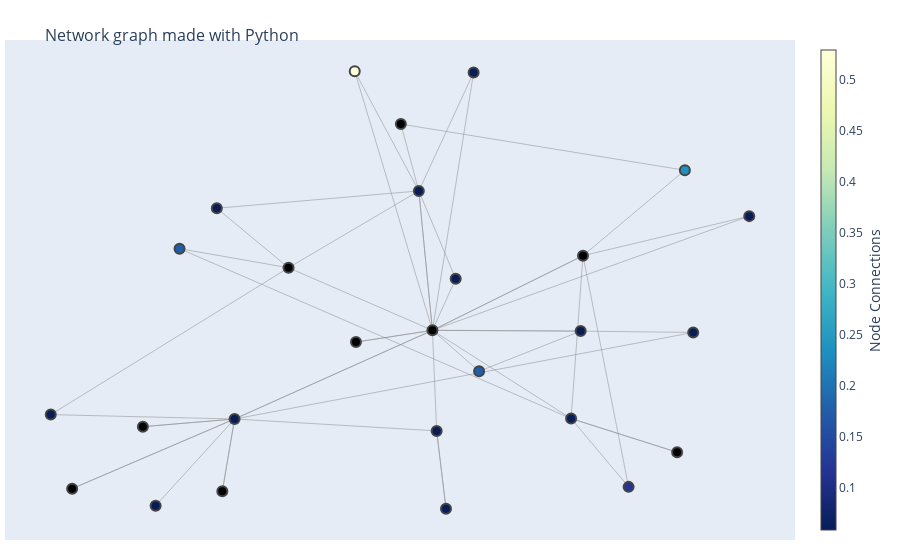

Here is the notebook cell this chart was saved with:
### Code cell
fig = go.Figure(data=[edge_trace, node_trace],
             layout=go.Layout(
                title='<br>Network graph made with Python',
                titlefont_size=16,
                showlegend=False,
                hovermode='closest',
                margin=dict(b=20,l=5,r=5,t=40),
                # annotations=[ dict(
                #     text="Python code: <a href='https://plotly.com/ipython-notebooks/network-graphs/'> https://plotly.com/ipython-notebooks/network-graphs/</a>",
                #     showarrow=False,
                #     xref="paper", yref="paper",
                #     x=0.005, y=-0.002 ) ],
                xaxis=dict(showgrid=False, zeroline=False, showticklabels=False),
                yaxis=dict(showgrid=False, zeroline=False, showticklabels=False))
                )
fig.show()

### Figure 1 — Plotly figure (JSON) as saved in the notebook; plotly's stock layout.template omitted (floating-point values rounded to 4 significant figures)
{"data": [{"hoverinfo": "none", "line": {"color": "#888", "width": 0.5}, "mode": "lines", "type": "scatter", "x": [-0.6616, -0.4537, 0.7542, 0.4578, 0.1903, 0.06739, 0.9018, 0.4639, 0.584, 0.4326, -0.5987, -0.3116, -0.9379, -0.4537, 0.07855, 0.1031, 0.07855, 0.06739, 0.4578, 0.06739, -0.1373, 0.03159, 0.1286, 0.06739, -0.4537, -0.486, -0.4537, -0.8816, -0.4537, -0.6952, -0.4537, 0.06739, 0.1759, 0.03159, -0.5005, -0.3116, 0.03159, 0.06739, 0.03159, -0.01579, 0.7322, 0.4639, 0.4326, 0.7119, 0.4326, 0.06739, 0.06739, 0.4639, 0.06739, -0.134, 0.06739, -0.3116], "y": [-0.6923, -0.3547, -0.01757, -0.01228, -0.1687, -0.009126, 0.4356, 0.2815, -0.6191, -0.3529, 0.3089, 0.2345, -0.3376, -0.3547, -0.401, -0.7043, -0.401, -0.009126, -0.01228, -0.009126, 1, 0.5337, 0.1915, -0.009126, -0.3547, -0.6362, -0.3547, -0.6261, -0.3547, -0.3845, -0.3547, -0.009126, 0.9951, 0.5337, 0.4664, 0.2345, 0.5337, -0.009126, 0.5337, 0.7942, 0.6143, 0.2815, -0.3529, -0.4842, -0.3529, -0.009126, -0.009126, 0.2815, -0.009126, -0.05512, -0.009126, 0.2345]}, {"hoverinfo": "text", "marker": {"cmax": 0.5294, "cmin": 0.05882, "color": [0.05882, 0.05882, 0.1765, 0.05882, 0.1176, 0.1765, 0.05882, 0.05882, 0.05882, 0.5294, 0.05882, 0.05882, 0.05882, 0.05882, 0.05882, 0.05882, 0.2353, 0.05882], "colorbar": {"thickness": 15, "title": {"side": "right", "text": "Node Connections"}, "xanchor": "left"}, "colorscale": [[0, "rgb(255,255,217)"], [0.125, "rgb(237,248,177)"], [0.25, "rgb(199,233,180)"], [0.375, "rgb(127,205,187)"], [0.5, "rgb(65,182,196)"], [0.625, "rgb(29,145,192)"], [0.75, "rgb(34,94,168)"], [0.875, "rgb(37,52,148)"], [1, "rgb(8,29,88)"]], "line": {"width": 2}, "reversescale": true, "showscale": true, "size": 10}, "mode": "markers", "text": ["Node: 'C02D5.3'\n# of degrees: 0.058823529411764705", "Node: 'C29E4.7'\n# of degrees: 0.058823529411764705", "Node: 'C08F8.8'\n# of degrees: 0.1764705882352941", "Node: 'K02F3.5'\n# of degrees: 0.058823529411764705", "Node: 'C34C6.5'\n# of degrees: 0.11764705882352941", "Node: 'ZK686.4'\n# of degrees: 0.1764705882352941", "Node: 'ZC518.2'\n# of degrees: 0.058823529411764705", "Node: 'W02D3.11'\n# of degrees: 0.058823529411764705", "Node: 'C09D4.5'\n# of degrees: 0.058823529411764705", "Node: 'VC5.4'\n# of degrees: 0.5294117647058824", "Node: 'F55C5.8'\n# of degrees: 0.058823529411764705", "Node: 'C13F10.7'\n# of degrees: 0.058823529411764705", "Node: 'F45E1.6'\n# of degrees: 0.058823529411764705", "Node: 'C06A5.11'\n# of degrees: 0.058823529411764705", "Node: 'C02D5.4'\n# of degrees: 0.058823529411764705", "Node: 'F13A7.10'\n# of degrees: 0.058823529411764705", "Node: 'F32E10.4'\n# of degrees: 0.23529411764705882", "Node: 'F20D1.9'\n# of degrees: 0.058823529411764705"], "type": "scatter", "x": [-0.6616, 0.7542, 0.1903, 0.9018, 0.584, -0.5987, -0.9379, 0.07855, 0.4578, -0.1373, 0.1286, -0.4537, 0.1759, 0.1031, -0.5005, 0.03159, 0.7322, 0.4326, 0.06739, 0.7119, -0.8816, -0.486, -0.6952, -0.01579, 0.4639, -0.3116, -0.134], "y": [-0.6923, -0.01757, -0.1687, 0.4356, -0.6191, 0.3089, -0.3376, -0.401, -0.01228, 1, 0.1915, -0.3547, 0.9951, -0.7043, 0.4664, 0.5337, 0.6143, -0.3529, -0.009126, -0.4842, -0.6261, -0.6362, -0.3845, 0.7942, 0.2815, 0.2345, -0.05512]}], "layout": {"hovermode": "closest", "margin": {"b": 20, "l": 5, "r": 5, "t": 40}, "showlegend": false, "title": {"font": {"size": 16}, "text": "<br>Network graph made with Python"}, "xaxis": {"showgrid": false, "showticklabels": false, "zeroline": false}, "yaxis": {"showgrid": false, "showticklabels": false, "zeroline": false}}}
